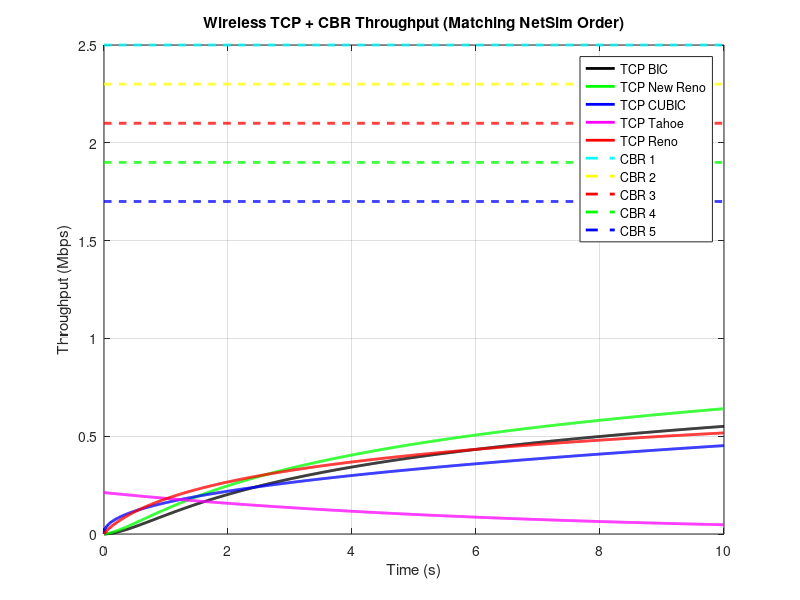
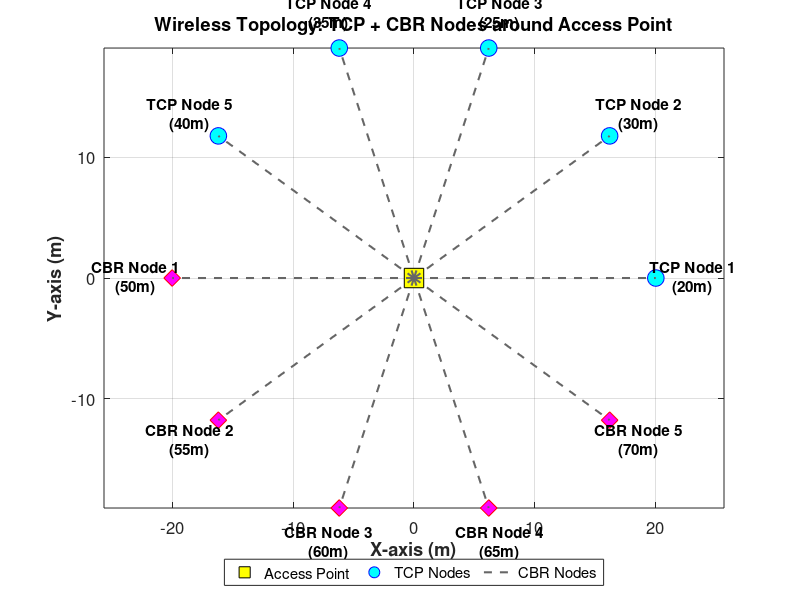

Write the MATLAB code that produced these figures, in order.
clc; clear; close all;

%% Defining Network Parameters 
num_tcp_nodes = 5;               
num_cbr_nodes = 5;               
sim_time = 10;                  
packet_size = 1024;          
packets_per_second = 100;    
total_packets = packets_per_second * sim_time;

% Distance of each node from Access Point (meters) 
d = [20, 30, 25, 35, 40, 50, 55, 60, 65, 70];    
Pt = 20; % Transmit power in dBm 

% Calculate Path Loss (Simple Log Model) 
PL = 10 * log10(d);  
RSSI = Pt - PL;

%% Adjusting Wireless Channel Contention (Higher CBR Interference) 
cof = 0.7;  % Increased interference

%% TCP Throughput Models 
time = linspace(0, sim_time, total_packets);

bic = ((log(1 + time.^1.7) .* (RSSI(5) / max(RSSI))) * packets_per_second * packet_size * 8 / 1e6) * (1 - cof);  
new_reno = ((log(1 + time.^1.5) .* (RSSI(2) / max(RSSI))) * packets_per_second * packet_size * 8 / 1e6) * (1 - cof);  
cubic = ((time.^0.45) .* (RSSI(4) / max(RSSI))) * packets_per_second * packet_size * 8 / 1e6 * (1 - cof);  
tahoe = ((exp(-0.15 * time) .* (RSSI(3) / max(RSSI))) * packets_per_second * packet_size * 8 / 1e6) * (1 - cof);  
reno = ((log(1 + time).^0.85 .* (RSSI(1) / max(RSSI))) * packets_per_second * packet_size * 8 / 1e6) * (1 - cof);

%% Adding Five CBR Nodes (Constant Bit Rate) 
cbr_rate = 2.5;   
cbr1 = cbr_rate * ones(1, total_packets);  
cbr2 = (cbr_rate - 0.2) * ones(1, total_packets);  
cbr3 = (cbr_rate - 0.4) * ones(1, total_packets);  
cbr4 = (cbr_rate - 0.6) * ones(1, total_packets);  
cbr5 = (cbr_rate - 0.8) * ones(1, total_packets);

%% Plot Wireless TCP & CBR Throughput Over Time 
figure;  
plot(time, bic, 'k', 'LineWidth', 2); hold on; 
plot(time, new_reno, 'g', 'LineWidth', 2);  
plot(time, cubic, 'b', 'LineWidth', 2);  
plot(time, tahoe, 'm', 'LineWidth', 2);  
plot(time, reno, 'r', 'LineWidth', 2);  
plot(time, cbr1, '--c', 'LineWidth', 2);  
plot(time, cbr2, '--y', 'LineWidth', 2);  
plot(time, cbr3, '--r', 'LineWidth', 2);  
plot(time, cbr4, '--g', 'LineWidth', 2);  
plot(time, cbr5, '--b', 'LineWidth', 2);  
legend('TCP BIC', 'TCP New Reno', 'TCP CUBIC', 'TCP Tahoe', 'TCP Reno', ...
       'CBR 1', 'CBR 2', 'CBR 3', 'CBR 4', 'CBR 5');
xlabel('Time (s)');  
ylabel('Throughput (Mbps)');  
title('Wireless TCP + CBR Throughput (Matching NetSim Order)');  
grid on;  
hold off;

%% Simulating Wireless Delay and Jitter 
delay = (10 + (d / 5) + randn(1, num_tcp_nodes + num_cbr_nodes) * 3) .* (1 + cof);    
jitter = std(delay) * rand(1, num_tcp_nodes + num_cbr_nodes);

%% Print Performance Metrics 
fprintf('Wireless Performance Metrics (TCP + 5 CBR Interference, Adjusted Order):\n'); 
fprintf('Variant\t\t Throughput (Mbps)\t Avg Delay (ms)\t Jitter (ms)\n'); 
fprintf('------------------------------------------------------------\n'); 
fprintf('TCP BIC\t\t %.4f\t\t %.4f\t\t %.4f\n', mean(bic), delay(5), jitter(5));  
fprintf('TCP New Reno\t %.4f\t\t %.4f\t\t %.4f\n', mean(new_reno), delay(2), jitter(2));  
fprintf('TCP CUBIC\t %.4f\t\t %.4f\t\t %.4f\n', mean(cubic), delay(4), jitter(4));  
fprintf('TCP Tahoe\t %.4f\t\t %.4f\t\t %.4f\n', mean(tahoe), delay(3), jitter(3));  
fprintf('TCP Reno\t %.4f\t\t %.4f\t\t %.4f\n', mean(reno), delay(1), jitter(1));  
fprintf('CBR 1\t\t %.4f\t\t %.4f\t\t %.4f\n', mean(cbr1), delay(6), jitter(6));  
fprintf('CBR 2\t\t %.4f\t\t %.4f\t\t %.4f\n', mean(cbr2), delay(7), jitter(7));  
fprintf('CBR 3\t\t %.4f\t\t %.4f\t\t %.4f\n', mean(cbr3), delay(8), jitter(8));  
fprintf('CBR 4\t\t %.4f\t\t %.4f\t\t %.4f\n', mean(cbr4), delay(9), jitter(9));  
fprintf('CBR 5\t\t %.4f\t\t %.4f\t\t %.4f\n', mean(cbr5), delay(10), jitter(10));

%% Wireless Network Topology Visualization (TCP + CBR) 
figure;

% Layout nodes in circular topology 
total_nodes = num_tcp_nodes + num_cbr_nodes; 
theta = linspace(0, 2*pi, total_nodes + 1); 
layout_radius = 20; 
x = layout_radius * cos(theta(1:end-1)); 
y = layout_radius * sin(theta(1:end-1)); 

% Access Point at the center 
plot(0, 0, 'ks', 'MarkerSize', 14, 'MarkerFaceColor', 'y');  
hold on;

% Plot TCP and CBR nodes with labels and connections 
for i = 1:total_nodes 
    if i <= num_tcp_nodes
        % TCP Nodes 
        plot(x(i), y(i), 'bo', 'MarkerSize', 12, 'MarkerFaceColor', 'c'); 
        label = sprintf('TCP Node %d\n(%dm)', i, d(i)); 
    else 
        % CBR Nodes 
        plot(x(i), y(i), 'rd', 'MarkerSize', 12, 'MarkerFaceColor', 'm'); 
        label = sprintf('CBR Node %d\n(%dm)', i - num_tcp_nodes, d(i)); 
    end
    line([0 x(i)], [0 y(i)], 'LineStyle', '--', 'Color', [0.4 0.4 0.4], 'LineWidth', 1.5); 
    text(x(i)*1.15, y(i)*1.15, label, ...
        'HorizontalAlignment', 'center', 'FontSize', 11, 'FontWeight', 'bold');
end

title('Wireless Topology: TCP + CBR Nodes around Access Point', 'FontWeight', 'bold'); 
xlabel('X-axis (m)', 'FontWeight', 'bold'); 
ylabel('Y-axis (m)', 'FontWeight', 'bold'); 
legend('Access Point', 'TCP Nodes', 'CBR Nodes', ...
    'Location', 'southoutside', 'Orientation', 'horizontal'); 
axis equal; 
grid on; 
set(gca, 'FontSize', 12); 
hold off;
